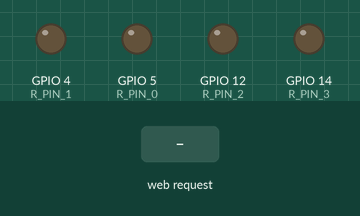
Bench run of a sketch on a simulated ESP8266 (NodeMCU). On the bench: output pins drawn as LEDs (lit = HIGH). Inputs (shaded band) come from the test bench. WiFi joins after 1.5 s; servers stay silent unless stated; what the sketch prints to the serial monitor is not drawn.

Above: at 2.8 s.
2.9 s: HTTP request GET /relay0 received
At 3.9 s:
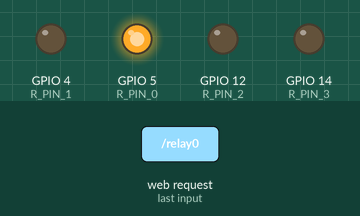
4.4 s: HTTP request GET /relay1 received
At 5.1 s:
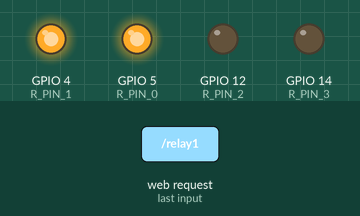
5.9 s: HTTP request GET /relay2 received
At 6.3 s:
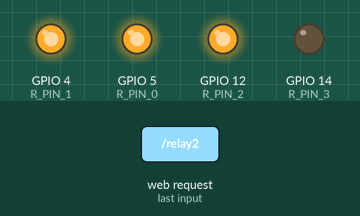
7.4 s: HTTP request GET /relay3 received
At 8.6 s:
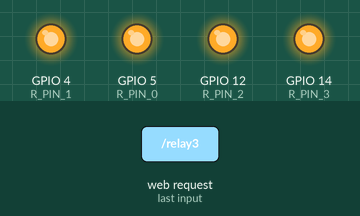
8.9 s: HTTP request GET /relay0 received
At 9.7 s:
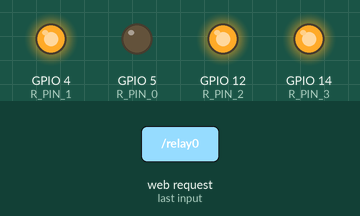
10.4 s: HTTP request GET /relay1 received
At 10.9 s:
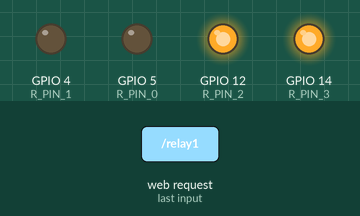
Timing chart, 0 to 12.9 s (numbered marks = the images above; inputs shaded):
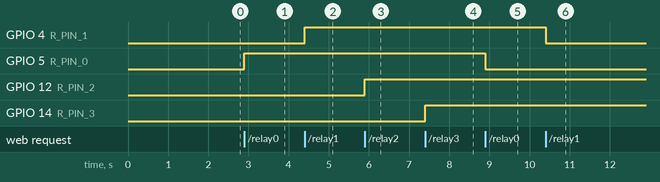

The sketch:

RelayControl.ino
```cpp
/**
Project: BEMS IoT Enabled System V 1.0.0
File Name: RelayControl.ino
Development Environment: Arduino IDE 1.8.19
Code contributors: Mohammed Ahmed Subani
ASU ID: 1218278997


File Description:

This is the implementation of the embedded code for ESP8266 realy control
circuitry,The code will define the settings for HTTP calls for ESP8266 which
in its turn will decide what signals should be sent to the ESP8266

*/

/*Libraries*/
#include <ESP8266WiFi.h> 	  // Provides WiFi basic functionality
#include <ESP8266WebServer.h> // For setting up response to the assigned IP address


/* ESP8266 Pins Definition*/
#define R_PIN_0 5
#define R_PIN_1 4
#define R_PIN_2 12
#define R_PIN_3 14

/*Wireless access point credentials*/

const char* ssid = "Umniah evo router"; // SSID of the acess point to connect to
const char* pwd = "B1AC73D0"; 			// Password of the access	point

/*Defining web server object like struct using port 5006*/
ESP8266WebServer server(5006);


void setup() {
  Serial.begin(115200); //COM connection port
  delay(100); // Delay to complete connection

  pinMode(R_PIN_0, OUTPUT); // Setting GPIO pin to output state
  pinMode(R_PIN_1, OUTPUT);	// Setting GPIO pin to output state
  pinMode(R_PIN_2, OUTPUT);	// Setting GPIO pin to output state
  pinMode(R_PIN_3, OUTPUT); // Setting GPIO pin to output state

   // Connecting to access point network using wifi
  Serial.print("Starting a WIFI connection with (AP): "); Serial.println(ssid);

  // Connecting to AP
  WiFi.begin(ssid, pwd);

  //Busy wait to gain IP from AP DHCP server .....
  while (WiFi.status() != WL_CONNECTED) {
    delay(500);
    Serial.print(".");
  }

  /* Sucessfully connected to AP and printing the assigned IP */
  Serial.println(""); Serial.println("");
  Serial.println("Connection to AP is established sucessfully");
  Serial.print("Your provided IP is: ");  Serial.println(WiFi.localIP());
  Serial.println(""); Serial.println("");

  //Defining the 200 OK response function for RESTful call on the IP locally
  server.on("/", main_dir); //root directory call definiton

  server.on("/relay0", relay0_call);  // relay0 directory call definiton
  server.on("/relay1", relay1_call);  // relay1 directory call definition
  server.on("/relay2", relay2_call);  // relay2 directory call definition
  server.on("/relay3", relay3_call);  // relay3 directory call definition

  //Defining the 400 BAD REQUEST response for RESTful call on the IP locally
  server.onNotFound(not_found_handle);

  // Starting ESP8266 server for calls over the network on the assigned IP and port
  server.begin();
  Serial.println("Server is up and running ....... Listening at port 5006");
}

/**
The following function is the main control loop, in this loop the ESP8266 will
be listening for RESTful calls and will switch the realy controls with respect
to the calls

@Parameters: void
@Returns: void
*/

void loop()
{
/*==========================================================*/
              /*Handling RESTful calls */
/*==========================================================*/
  server.handleClient();
}


/**
The following function is HTTP 200 OK status handling method, upon sucessful calling to
the IP address of ESP8266 to root directory it will return the main_dir_str() value

@Parameters: void
@Returns: void
*/
void main_dir()     {server.send(200, "text/plain", main_dir_str());}

/**
The following functions are HTTP 200 OK status handling method, upon sucessful calling to
the IP address with the respective realy number it will switch the current status of the
associated realy and return its current status

@Parameters: void
@Returns: void
*/
void relay0_call()   {server.send(200, "text/plain", relay0_switch());}
void relay1_call()   {server.send(200, "text/plain", relay1_switch());}
void relay2_call()   {server.send(200, "text/plain", relay2_switch());}
void relay3_call()   {server.send(200, "text/plain", relay3_switch());}

/**
The following function is HTTP 404 NOT FOUND status, this function returns a message
notifying a not-found message for users when IP address is called for non-appropriate
requests for example: <IP address>:port/non-defined-page

@Parameters: void
@Returns: void
*/
void not_found_handle(){server.send(404, "text/plain", "This page is not found !");}


/**
The following function returns a String when ESP8266 server is called on its root directory.

@Parameters: void
@Returns: String
*/
String main_dir_str()
{
  String ptr="You are in the root directory";
  return ptr;
}

/**
The following function switches relay0 if it is ON it set to OFF and vice versa and will
return the current status of the switch to the handling function which in its turn return
the current state to the caller

@Parameters: void
@Returns: String
*/
String relay0_switch()
{
  String ptr="";
  bool state = digitalRead(R_PIN_0); // Read current state

/*Depending on the current state decide the next state for the relay*/
  if(state == LOW)
  {
    digitalWrite(R_PIN_0,HIGH);
    ptr+="Relay switch 0 is OFF";
  }
  else
  {
    digitalWrite(R_PIN_0,LOW);
    ptr+="Relay switch 0 is ON";
  }

  return ptr; // Return the current state of the switch
}

/**
The following function switches relay1 if it is ON it set to OFF and vice versa and will
return the current status of the switch to the handling function which in its turn return
the current state to the caller

@Parameters: void
@Returns: String
*/
String relay1_switch()
{
  String ptr="";
  bool state = digitalRead(R_PIN_1);// Read current state

/*Depending on the current state decide the next state for the relay*/
  if(state == LOW)
  {
    digitalWrite(R_PIN_1,HIGH);
    ptr+="Relay switch 1 is OFF";
  }
  else
  {
    digitalWrite(R_PIN_1,LOW);
    ptr+="Relay switch 1 is ON";
  }

  return ptr; // Return the current state of the switch
}

/**
The following function switches relay2 if it is ON it set to OFF and vice versa and will
return the current status of the switch to the handling function which in its turn return
the current state to the caller

@Parameters: void
@Returns: String
*/
String relay2_switch()
{
  String ptr="";
  bool state = digitalRead(R_PIN_2); // Read current state

/*Depending on the current state decide the next state for the relay*/
  if(state == LOW)
  {
    digitalWrite(R_PIN_2,HIGH);
    ptr+="Relay switch 2 is OFF";
  }
  else
  {
    digitalWrite(R_PIN_2,LOW);
    ptr+="Relay switch 2 is ON";
  }

  return ptr; // Return the current state of the switch
}

/**
The following function switches relay3 if it is ON it set to OFF and vice versa and will
return the current status of the switch to the handling function which in its turn return
the current state to the caller

@Parameters: void
@Returns: String
*/
String relay3_switch()
{
  String ptr="";
  bool state = digitalRead(R_PIN_3); // Read current state

/*Depending on the current state decide the next state for the relay*/
  if(state == LOW)
  {
    digitalWrite(R_PIN_3,HIGH);
    ptr+="Relay switch 3 is OFF";
  }
  else
  {
    digitalWrite(R_PIN_3,LOW);
    ptr+="Relay switch 3 is ON";
  }

  return ptr; // Return the current state of the switch
}
```

Measured:
- after the input at 2.9 s, GPIO 5 (R_PIN_0): LOW → HIGH at once
- after the input at 4.4 s, GPIO 4 (R_PIN_1): LOW → HIGH at once
- after the input at 5.9 s, GPIO 12 (R_PIN_2): LOW → HIGH at once
- after the input at 7.4 s, GPIO 14 (R_PIN_3): LOW → HIGH at once
- after the input at 8.9 s, GPIO 5 (R_PIN_0): HIGH → LOW at once
- after the input at 10.4 s, GPIO 4 (R_PIN_1): HIGH → LOW at once
